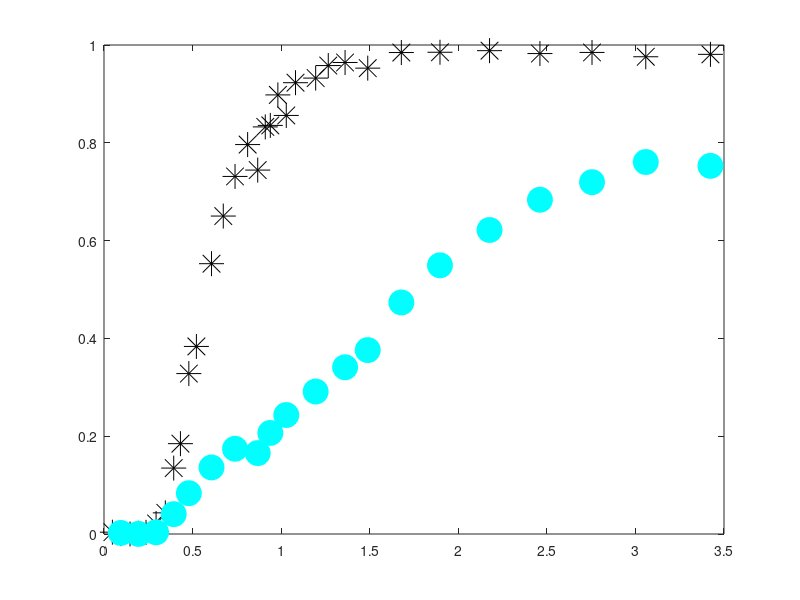

Here is the MATLAB script that generated this plot: (Note: this script raises an error after producing the figure.)
clear

%first-type BC;
%kinetic model;
%see Van Genuchten pg. 16 and 28:



%data = csvread('ObjC_1_gas.csv',1,0);
data = csvread('Obj2b_part1_gas.csv',1,0);
data_time = data(:,1).*60; %time in sec
ethane = data(:,2);
helium = data(:,3);
n2o = data(:,4);
sf6 = data(:,5);
ch4 = data(:,6);



data_br = csvread('Obj2b_part1_br.csv',1,0);
%data_br = csvread('Obj1b_br.csv',1,0);
Br_time = data_br(:,1).*60;
Br = data_br(:,2);



%If Vg/Vw = .01, then
%R_He = 2
%R_SF6 = 2.5
%R_ethane = 1.2
%R_N2O = 1.015

%time units are in seconds;
%length units are in m;

C_o = 1; %dimensionless
t = 0:100:60000; %0:100:200000; %default delta t is 25 %secondary t is 50
D = 1.025e-06; 


%2.69e-6, dispersion coefficients, m2/s, default 5e-7; determined from bromide only.
    %%%%%%3.1e-6 for bromide
v_m = 3.625e-5;  

%velocity, 7.09e-5,  m/s, default 1e-4 m/s
    %%%%%%%3e-5 for bromide
    %try 1.19e-4 to 1.43e-4, expected values based on reactor geometry +
    %porosity
L = .3;
theta_m = 0.586; %mobile phase volume (dynamic, macropores)
theta_im = 0.31;  %immobile phase volume (stagnant, micropores)
phi_m = theta_m/(theta_m + theta_im);  %fraction of liquid phase that is mobile

P = v_m*L/D; %Peclet number
PV = v_m.*t.*phi_m./L;     %pore volumes, tau in equations in Table 2 in Van Genuchten
data_PV_br = v_m.*Br_time.*phi_m./L;

data_PV = v_m.*data_time.*phi_m./L;

data_PV_br_plot = v_m.*Br_time.*phi_m./L;


figure(11)
clf
p1 = plot(data_PV_br_plot, Br, '*k', 'MarkerSize', 18)
hold on
% h2 = plot(data_PV, n2o, 'dm','MarkerFaceColor', 'm', 'MarkerSize', 10)
% hold on
% h3 = plot(data_PV, sf6, 'vg','MarkerFaceColor', 'g', 'MarkerSize', 10)
% hold on
% h4 = plot(data_PV, ethane, 'sb','MarkerFaceColor', 'b', 'MarkerSize', 10)
% hold on
p2 = plot(data_PV, ch4, 'oc','MarkerFaceColor', 'c', 'MarkerSize', 18)
hold on
% h6 = plot(data_PV, helium, '^r','MarkerFaceColor', 'r', 'MarkerSize', 10)
% hold on


%Add DO data on right y-axis
dotime = xlsread('do_data_segment3.csv','A1:A74');
do_sec = dotime*60;
do_conc = xlsread('do_data_segment3.csv','B1:B74');
do_PV = v_m.*do_sec./L;
yyaxis right
ylabel ('DO Concentration (mg/L)')
p3 = scatter(do_PV, do_conc, 300, 'p', 'MarkerFaceColor',[255/255 255/255 0/255], 'MarkerEdgeColor', [0 0 0])
xlim([0 4])
set(gca,'ycolor',[0 0 0])
set(gca, 'FontSize', 34);

yyaxis left





%fit parameters:
%R = 2;      %MUST BE > 1
%alpha = 1e-3;    %rate constant, try starting in the range 5e-4 to 5e-3

                    %1/s, 100 d^-1 from Geistlinger (2005) = 1e-3 1/s
                    %vulava has 5e-4 - 1e-3  1/s for alpha for SF6, so
                    %probably faster for Helium, N2O
                    %velocity in bioreactor on the order of .003 m/s, much slower than in Vulava, so 
                    %expect lower alpha
%for determination of R-squared:



%dimensionless parameters
%defined in Van Genuchten pg. 15, with the exception of w, beta, and R
%For w and beta, defined on pg. 28 for one-site kinetic
%non-equilibrium adsorption.  For R, comes from Fry et al. (1994) and Vulava et al. (2002): 
%R = 1 + KH*(Vg/Vw)   %use this with specific K_H values to determine Vg/Vw
%based on fit R parameter

measured = Br; %define which solute you are modeling




R = 1.000001; %ethane 2.7
%R = [50:2.5:70];
%R_m = [1.01:0.05:1.41];
R_m = 1.0000001;
alpha = 3e-5;  %ethane 1.3e-4
%alpha = [1e-7:1e-7:20e-7];

loopcnt = 0;

results_matrix = zeros(length(R)*length(alpha),5);
%column 1 of results_matrix is loopcnt
%column 2 of results_matrix is R
%column 3 of results_matrix is R_m
%column 4 of results_matrix is alpha
%column 5 of results_matrix is sum of squared residuals




for j = 1:length(R)
    
    for k = 1:length(alpha)
        
        for l = 1:length(R_m)
        
        
w = alpha(k)*L*(R(j)-1)/(v_m*theta_m);
beta = phi_m*R_m(l)/R(j);



%G term in Van Genuchten, equation SI-1 in Table 2:
G_T = .5 *  erfc( sqrt(P./(4.*beta.*R(j).*PV)).*(beta*R(j)-PV)) + .5*exp(P).*erfc( sqrt (P./(4.*beta.*R(j).*PV) ).*(beta*R(j) + PV) );
%IMPORTANT NOTE: Equation SI-1 in Table 2 has the final term as beta*R-tau.
%I think this is an error and that it should be beta*R+tau.  At the top of page 18 they note: 
%"Expressions for G(T) in Table 2 follow from those given in Table 1 by replacing T by
%tau and R by (beta*R).  In Table 1, the final term is R+T, so based on
%their statement the final term should be B*R+tau.
%This is how it is coded above, and this equation gives an effluent C
%ranging from 0 to 1, while the original equation from Van Genuchten has an
%effluent C ranging from 0 to a number much greater than 1.

%exponential term multiplied by G
term = exp(-w.*PV/(beta*R(j)));

%some figures to visualize how each of these terms are affected by
%different fit parameters:
%use these to troubleshoot problems if the model acts weird with certain
%paremeters.
%figure(5)
%plot(PV,term)
%title('Term')

integrand_vec = zeros(1,length(PV));

delta_tau = 0.001;   %tau time increment, also d_tau dummy variable
                    %default .001

for i = 2:length(PV);  %2:length(PV)
    
    tau = [0:delta_tau:PV(i)];
    
G_tau = .5 *  erfc( sqrt(P./(4.*beta.*R(j).*tau)).*(beta*R(j)-tau)) + .5*exp(P).*erfc( sqrt (P./(4.*beta.*R(j).*tau) ).*(beta*R(j) + tau) );
    
    a = w.*tau;
    b = w.*(PV(i) - tau)./( (1 - beta)*R(j) );
    
    squig = 2*sqrt(a.*b);
    
%In equation 36, the I_0 and I_1 are modified bessel functions, see
%notation on pg. 50-51
I_0 = besseli(0,squig);  %modified bessel function of the first kind, order 0
I_1 = besseli(1,squig);  %modified bessel function of the first kind, order 1
    
%H term defined by Equation 36:
H = exp(-a-b).* ( I_0/beta + (squig.*I_1)./(2.*b.*(1-beta)) );


prod = G_tau.*H;

integrand = delta_tau*trapz(prod(1:length(prod)-1));   %last element of product is NaN, since the last element of H is NaN ...
                                                    %due to division by 0
                                                    %in b term
integrand_vec(i) = integrand;


end


%first_term = G_T.*term;
%figure(14)
%plot(PV,first_term)
%title('G*exp term')

%C = G(1:length(G)-1).*term(1:length(term)-1) + (w/R).*ConvInt;   %equation 35 in van genuchten
C = G_T.*term + w/R(j) .* integrand_vec;


%find indices in PV that are closest PV to data: 
edges = [-Inf, mean([PV(2:end); PV(1:end-1)]), +Inf];
%I = discretize(data_PV_br, edges);
I = discretize(data_PV, edges);

% RSS = sum((C(I) - measured').^2)
% 
% 
% loopcnt = loopcnt + 1
% 
%      results_matrix(loopcnt,1) = loopcnt;
%      results_matrix(loopcnt,2) = R(j);
%      results_matrix(loopcnt,3) = R_m(l);
%      results_matrix(loopcnt,4) = alpha(k);
%      results_matrix(loopcnt,5) = RSS;

    end
    
    end

end


BrC = C
plot(PV, BrC,'-k', 'Linewidth', 3, 'HandleVisibility','off')




measured = ch4; %define which solute you are modeling




R = 11.18; %ethane 2.7
%R = [50:2.5:70];
%R_m = [1.01:0.05:1.41];
R_m = 1.01;
alpha = 1.92e-5;%2.97e-6;  %ethane 1.3e-4
%alpha = [1e-7:1e-7:20e-7];

loopcnt = 0;

results_matrix = zeros(length(R)*length(alpha),5);
%column 1 of results_matrix is loopcnt
%column 2 of results_matrix is R
%column 3 of results_matrix is R_m
%column 4 of results_matrix is alpha
%column 5 of results_matrix is sum of squared residuals




for j = 1:length(R)
    
    for k = 1:length(alpha)
        
        for l = 1:length(R_m)
        
        
w = alpha(k)*L*(R(j)-1)/(v_m*theta_m);
beta = phi_m*R_m(l)/R(j);



%G term in Van Genuchten, equation SI-1 in Table 2:
G_T = .5 *  erfc( sqrt(P./(4.*beta.*R(j).*PV)).*(beta*R(j)-PV)) + .5*exp(P).*erfc( sqrt (P./(4.*beta.*R(j).*PV) ).*(beta*R(j) + PV) );
%IMPORTANT NOTE: Equation SI-1 in Table 2 has the final term as beta*R-tau.
%I think this is an error and that it should be beta*R+tau.  At the top of page 18 they note: 
%"Expressions for G(T) in Table 2 follow from those given in Table 1 by replacing T by
%tau and R by (beta*R).  In Table 1, the final term is R+T, so based on
%their statement the final term should be B*R+tau.
%This is how it is coded above, and this equation gives an effluent C
%ranging from 0 to 1, while the original equation from Van Genuchten has an
%effluent C ranging from 0 to a number much greater than 1.

%exponential term multiplied by G
term = exp(-w.*PV/(beta*R(j)));

%some figures to visualize how each of these terms are affected by
%different fit parameters:
%use these to troubleshoot problems if the model acts weird with certain
%paremeters.
%figure(5)
%plot(PV,term)
%title('Term')

integrand_vec = zeros(1,length(PV));

delta_tau = 0.001;   %tau time increment, also d_tau dummy variable
                    %default .001

for i = 2:length(PV);  %2:length(PV)
    
    tau = [0:delta_tau:PV(i)];
    
G_tau = .5 *  erfc( sqrt(P./(4.*beta.*R(j).*tau)).*(beta*R(j)-tau)) + .5*exp(P).*erfc( sqrt (P./(4.*beta.*R(j).*tau) ).*(beta*R(j) + tau) );
    
    a = w.*tau;
    b = w.*(PV(i) - tau)./( (1 - beta)*R(j) );
    
    squig = 2*sqrt(a.*b);
    
%In equation 36, the I_0 and I_1 are modified bessel functions, see
%notation on pg. 50-51
I_0 = besseli(0,squig);  %modified bessel function of the first kind, order 0
I_1 = besseli(1,squig);  %modified bessel function of the first kind, order 1
    
%H term defined by Equation 36:
H = exp(-a-b).* ( I_0/beta + (squig.*I_1)./(2.*b.*(1-beta)) );


prod = G_tau.*H;

integrand = delta_tau*trapz(prod(1:length(prod)-1));   %last element of product is NaN, since the last element of H is NaN ...
                                                    %due to division by 0
                                                    %in b term
integrand_vec(i) = integrand;


end


%first_term = G_T.*term;
%figure(14)
%plot(PV,first_term)
%title('G*exp term')

%C = G(1:length(G)-1).*term(1:length(term)-1) + (w/R).*ConvInt;   %equation 35 in van genuchten
C = G_T.*term + w/R(j) .* integrand_vec;


%find indices in PV that are closest PV to data: 
edges = [-Inf, mean([PV(2:end); PV(1:end-1)]), +Inf];
%I = discretize(data_PV_br, edges);
I = discretize(data_PV, edges);

RSS = sum((C(I) - measured').^2)


loopcnt = loopcnt + 1

     results_matrix(loopcnt,1) = loopcnt;
     results_matrix(loopcnt,2) = R(j);
     results_matrix(loopcnt,3) = R_m(l);
     results_matrix(loopcnt,4) = alpha(k);
     results_matrix(loopcnt,5) = RSS;

    end
    
    end

end



C(C>1) = 1;


figure(11)



yyaxis left
plot(PV, C,'-', 'Color', 'c', 'Linewidth', 2, 'HandleVisibility','off')
ylim([0 1.1])
xlim([0 3.25])
ylabel('C/C_o [-]')
xlabel('PV')
hold on

xint = data_PV;
yint = ch4;
xwant = PV;
interpolated_data = interp1(xint,yint,xwant,'pchip',0)

%shade trapped ch4
transparency = 0.5
color = [255/255 153/255 19/255];
p4=jbfill(PV,BrC,C,color,[255/255 153/255 19/255],0.5,transparency)
hold on


%Shorten ch4C and interpolated_data vectors
intersect = intersections(PV, interpolated_data, PV, C)
PVindices = PV < intersect(4)
length(PV(PVindices));
shortPV = PV(1:length(PV(PVindices)));
shortC = C(1:length(PV(PVindices)));
shortinterpolated_data = interpolated_data(1:length(PV(PVindices)));

%Shade consumed ch4
transparency = 1
color2 = [128/255 255/255 0/255];
midPV = PV(88:179);
midC = C(88:179);
midinterpolated_data = interpolated_data(88:179);
p5=jbfill(midPV,midC,midinterpolated_data,color2,[128/255 255/255 0/255],0,transparency)

%column 1 of results_matrix is loopcnt
%column 2 of results_matrix is R
%column 3 of results_matrix is R_m
%column 4 of results_matrix is alpha
%column 5 of results_matrix is sum of squared residuals

% y = [results_matrix(:,1)'; results_matrix(:,2)'; results_matrix(:,3)'; results_matrix(:,4)'; results_matrix(:,5)']
% fileID = fopen('results_matrix.txt','w');
% %fprintf(fileID, 'Exponential Function\n\n');
% fprintf(fileID,'%0.3f %0.3e %0.3e %0.3e %0.4f\n',y);
% fclose(fileID);




% y = [PV; C];
% fileID = fopen('exptable.txt','w');
% %fprintf(fileID, 'Exponential Function\n\n');
% fprintf(fileID,'%f %f\n',y);
% fclose(fileID);



%find indices in PV that are closest PV to data: 
%edges = [-Inf, mean([PV(2:end); PV(1:end-1)]), +Inf];
%I = discretize(data_PV, edges);

%edges = [-Inf, mean([Br_time(2:end); Br_time(1:end-1)]), +Inf];
%I = discretize(Br_time, edges);



% %find indices in PV that are closest PV to data: 
% edges = [-Inf, mean([PV(2:end); PV(1:end-1)]), +Inf];
% %I = discretize(data_PV_br, edges);
% I = discretize(data_PV, edges);
% 
% RSS = sum((C(I) - measured').^2)
% TSS = sum((measured - mean(measured)).^2)
% R2 = 1 - (RSS/TSS)




figure(111)
plot(PV, C,'-r')
ylim([-0.1 1.2])
xlim([0 3.25])
ylabel('C/C_o')
xlabel('PV')
%text(.4, .8, sprintf('R = %0.2f', R))
%text(.4, .9, sprintf('alpha = %0.2e s^{-1}', alpha))
%text(.4, .7, sprintf('R^2 = %0.3f', R2))
%saveas(gcf,'output.eps','epsc')



figure(11)


set(gca, 'FontSize', 34);
yyaxis right
set(gca, 'FontSize', 34);

yyaxis left


transparency = 1
earlyzerovec=zeros(179,1);
earlyPV = PV(1:179);
earlyinterpolated_data=interpolated_data(1:179);
color3 = [0/255 0/255 128/255];
p6 = jbfill(earlyPV,earlyinterpolated_data,earlyzerovec',color3,[0/255 0/255 128/255],0.5,transparency)
hold on
latePV = PV(179:length(PV));
latezerovec = zeros(length(latePV),1);
lateC = C(179:length(PV));



lgd = legend([p1 p2 p3 p4 p5 p6],'Bromide','CH_4', 'DO', 'Bubble Entrapped CH_4', 'Consumed CH_4', 'Effluent Discharged CH_4'); %
lgd.FontSize = 14;
[h,icons,plots,legend_text] = legend([p1 p2 p3 p4 p5 p6],'Bromide','CH_4', 'DO', 'Bubble Entrapped CH_4', 'Consumed CH_4', 'Effluent Discharged CH_4'); %
icons(11).Children.MarkerSize = 20;
set(h, 'FontSize',8);
h.Position = [0.6712 0.5640 0.2671 0.3474];
set(gca, 'TickDir', 'out')

jbfill(latePV,lateC,latezerovec',color3,[0/255 0/255 128/255],0.5,transparency)
hold on

plot(PV, C,'-', 'Color', 'c', 'Linewidth', 4, 'HandleVisibility','off')
p1 = plot(data_PV_br_plot, Br, '*k', 'MarkerSize', 18)
hold on
p2 = plot(data_PV, ch4, 'oc','MarkerFaceColor', 'c', 'MarkerSize', 18, 'MarkerEdgeColor', 'k')
hold on

%Truncate to 3.25 PVs
integralPV = PV(1:413);
integralBrC = BrC(1:413);
integraleff = C(1:413);
Br_area = trapz(integralPV, integralBrC);
Eff_area = trapz(integralPV, integraleff);
bubblearea = Br_area-Eff_area;
percenttrapped = bubblearea/Br_area;

%Determine (%) increase/decrease in effluent mass relative to modeled estimate
integralinterp = interpolated_data(1:413);
modeleffmass = trapz(integralPV, integraleff);
measuredeffmass = trapz(integralPV, integralinterp);
percentdiff = measuredeffmass/modeleffmass
